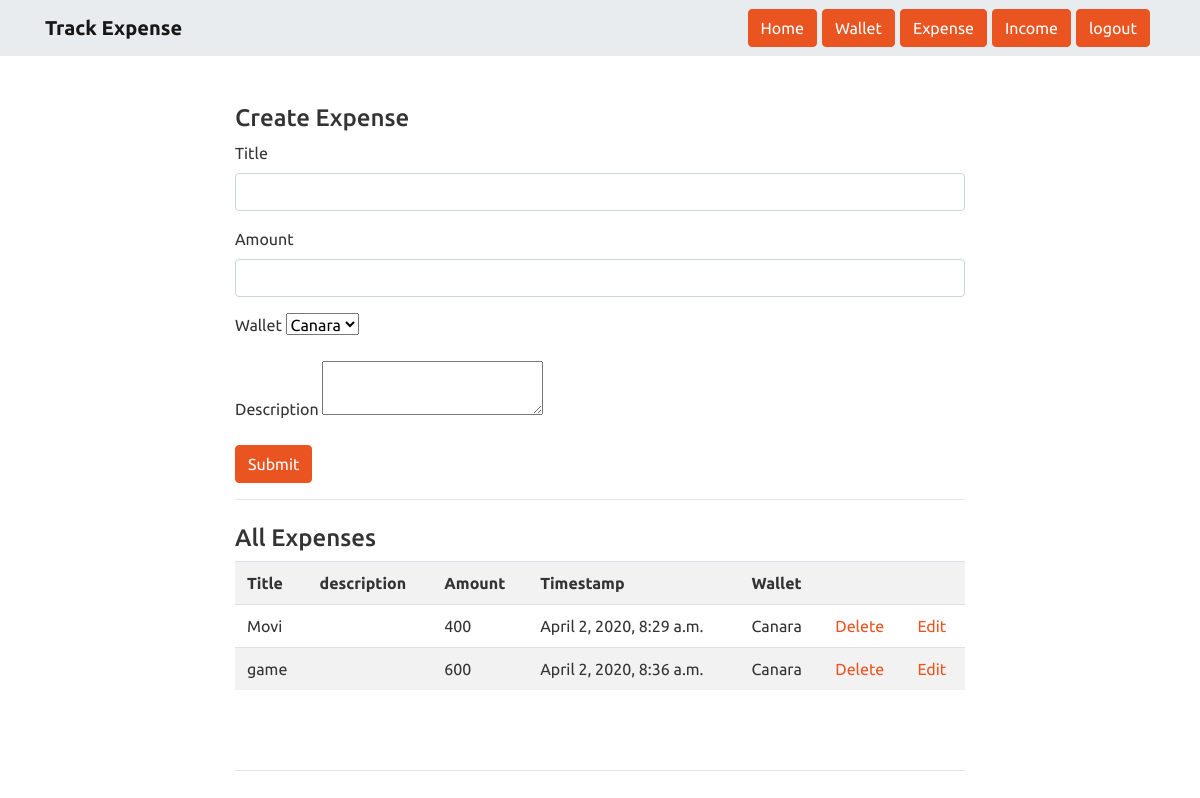
Page /expense/ on the committed database.
### tracker/models.py (models this page shows, shortened)
class Expense(models.Model):
	title = models.CharField(max_length=100)
	amount = models.IntegerField()
	timestamp = models.DateTimeField()
	description = models.TextField()
	user = models.ForeignKey(User, on_delete=models.CASCADE, null=True)
	wallet = models.ForeignKey(Wallet, on_delete=models.CASCADE, null=True)

class Wallet(models.Model):
	name = models.CharField(max_length=100)
	balance = models.IntegerField()
	last_transaction = models.DateTimeField()
	user = models.ForeignKey(User, on_delete=models.CASCADE, null=True)
	def __str__(self):
		return self.name

### tracker/views.py (the view)
# urls.py: path('expense/',get_all_expense),
def get_all_expense(request):
	user= request.user
	all_expense=Expense.objects.all()
	all_wallet=Wallet.objects.all()
	return render(request,"expense.html",{"all_expense":all_expense,"all_wallet":all_wallet})

### tracker/templates/expense.html (shortened to what this page needs)
{% extends 'home.html' %} {% block body %}
<div class="container">
    <div class="row">
        <div class="col-md-2"></div>
        <div class="col-md-8">
            <br>
            <div class="sub-head mt-4 mb-2">
                <h4>Create Expense</h4>
            </div>
            <form action="/create_expense/" method="POST">
  <div class="form-group">
    <label >Title</label>
    <input type="text" name="title" class="form-control">
  </div>
  <div class="form-group">
    <label >Amount</label>
    <input type="number" class="form-control" name="amount">
  </div>
  <div class="form-group">
    <label>Wallet</label>
    <select name="wallet" >
            {% for wallet in all_wallet %}
        <option value="{{wallet.id}}">{{wallet.name}}
        </option>
        {% endfor %}
    </select>
  </div>
  <div class="form-group">
    <label >Description</label>
    <textarea name="description"></textarea>
  </div>
  <button type="submit" class="btn btn-primary">Submit</button>
</form>
            <hr>
            <div class="sub-head mt-4 mb-2">
                <h4>All Expenses</h4>
            </div>
            <table class="table table-striped">
                <tr>
                    <th>Title</th>
                    <th>description</th>
                    <th>Amount</th>
                    <th>Timestamp</th>
                    <th>Wallet</th>
                    <th></th>
                    <th></th>
                </tr>
                {% for expense in all_expense %}
                    <tr>
                        <td>{{ expense.title }}</td>
                        <td>{{ expense.description }}</td>
                        <td>{{ expense.amount }}</td>
                        <td>{{ expense.timestamp }}</td>
                        <td>{{ expense.wallet }}</td>
                        <td><a href="/delete_expense/{{expense.id}}/">Delete</a></td>
						<td><a href="/edit_expense/{{expense.id}}/">Edit</button></td>
						</tr>
                {% endfor %}
            </table>
            <br><br>
            <hr>
            <br>
        </div>
        <div class="col-md-2"></div>
</div>
</div>
{% endblock %}

### tracker/templates/home.html (style rules this page uses)
body { font-family: 'Nunito Sans', ; }

### rows in the picture
Expense: title "Movi", amount "400", timestamp "April 2, 2020, 8:29 a.m.", wallet "Canara"
Expense: title "game", amount "600", timestamp "April 2, 2020, 8:36 a.m.", wallet "Canara"

### other values in the picture
form field wallet "Canara"
